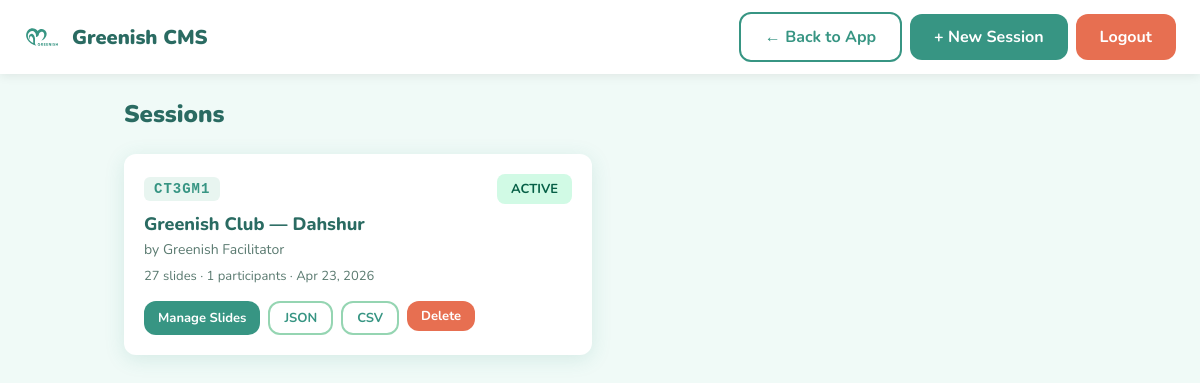
Page /session/cms/ (signed in) on the earlier database version.
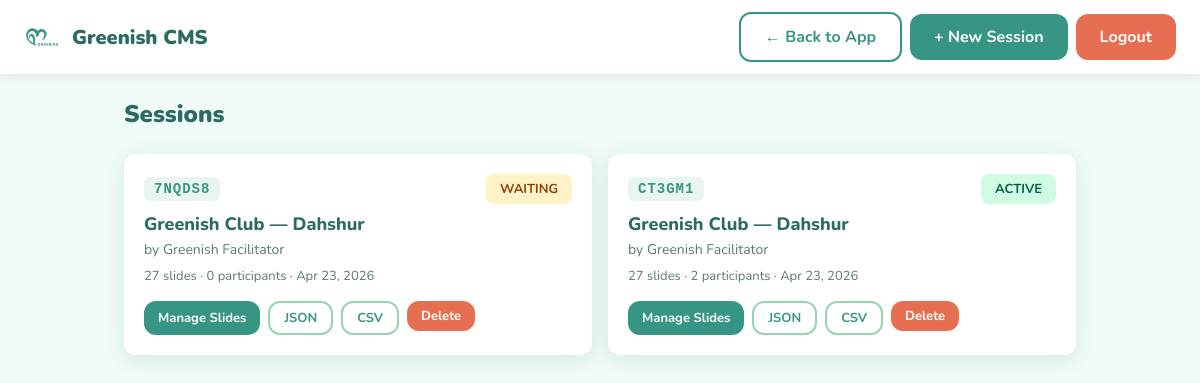
Same page on the later database version.
### session/models.py (models this page shows, shortened)
class Session(models.Model):
    STATUS_CHOICES = [
        ('waiting', 'Waiting'),
        ('active', 'Active'),
        ('ended', 'Ended'),
    ]
    code = models.CharField(max_length=6, unique=True, default=generate_session_code)
    title = models.CharField(max_length=255)
    facilitator_name = models.CharField(max_length=100, blank=True, default='')
    facilitator_password = models.CharField(max_length=128, blank=True, default='')
    status = models.CharField(max_length=10, choices=STATUS_CHOICES, default='waiting')
    current_slide_index = models.PositiveIntegerField(default=0)
    activity_active = models.BooleanField(default=False)
    created_at = models.DateTimeField(auto_now_add=True)

### session/cms_views.py (the view)
# urls.py: path('cms/', cms_views.cms_sessions, name='cms_sessions'),
@never_cache
@staff_member_required(login_url='/session/cms/login/')
def cms_sessions(request):
    sessions = Session.objects.all().order_by('-created_at')
    owned_code = request.session.get('owned_session')
    if owned_code:
        try:
            Session.objects.get(code=owned_code)
        except Session.DoesNotExist:
            owned_code = None
    return render(request, 'session/cms/sessions.html', {'sessions': sessions, 'owned_session': owned_code})

### session/templates/session/cms/sessions.html (shortened to what this page needs)
<!DOCTYPE html>
<html lang="en">
<head>
    <link rel="stylesheet" href="/static/css/session.css?v=5">
    <link rel="stylesheet" href="/static/css/cms.css?v=5">
</head>
<body class="cms-page">
    <header class="cms-header">
        <div class="cms-header-left">
            <img src="/static/img/logo.svg?v=5" alt="Greenish" class="cms-logo">
            <h1>Greenish CMS</h1>
        </div>
        <div class="cms-header-right">
            <a href="/session/" class="btn btn-secondary">← Back to App</a>
            <a href="/session/create/" class="btn btn-primary">+ New Session</a>
            <a href="{% url 'cms_logout' %}" class="btn btn-danger">Logout</a>
        </div>
    </header>
    <main class="cms-main">
        <div class="cms-section-header">
            <h2>Sessions</h2>
        </div>
        {% if sessions %}
        <div class="cms-sessions-grid">
            {% for session in sessions %}
            <div class="cms-session-card">
                <div class="session-card-header">
                    <span class="session-code">{{ session.code }}</span>
                    <span class="session-status status-{{ session.status }}">{{ session.get_status_display }}</span>
                </div>
                <h3 class="session-card-title">{{ session.title }}</h3>
                <p class="session-card-facilitator">by {{ session.facilitator_name }}</p>
                <p class="session-card-meta">
                    {{ session.slides.count }} slides &middot;
                    {{ session.participants.count }} participants &middot;
                    {{ session.created_at|date:"M d, Y" }}
                </p>
                <div class="session-card-actions">
                    <a href="{% url 'cms_slides' code=session.code %}" class="btn btn-primary btn-small">Manage Slides</a>
                    <a href="{% url 'cms_export' code=session.code %}" class="btn btn-outline btn-small">JSON</a>
                    <a href="{% url 'cms_export_csv' code=session.code %}" class="btn btn-outline btn-small">CSV</a>
                    <form method="post" action="{% url 'cms_delete_session' code=session.code %}" style="display:inline;" onsubmit="return confirm('Delete session {{ session.code }}? This cannot be undone.');">
                        <button type="submit" class="btn btn-danger btn-small">Delete</button>
                    </form>
                </div>
            </div>
            {% endfor %}
        </div>
        {% endif %}
    </main>
</body>
</html>

Differences in the rows shown:
added Session: code "7NQDS8", status "WAITING", title "Greenish Club — Dahshur", facilitator_name "Greenish Facilitator", slides.count "27", participants.count "0", created_at "Apr 23, 2026"
changed Session "CT3GM1": participants.count "1" → "2"
